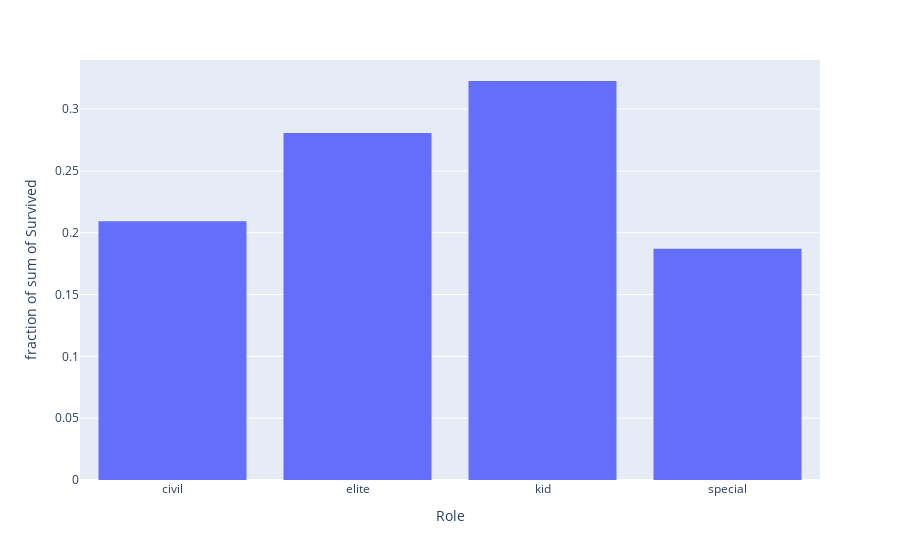

Source (notebook cell):
### Code cell
titanic.add_role_by_status()
survival_rates = titanic.df.groupby("Role").agg(Survived=('Survived', 'mean')).reset_index()
fig = px.histogram(survival_rates, x="Role", y="Survived", histnorm="probability")
fig.show()
# Розподіл показує, що діти та еліта мали більше шанс вижити

### Figure 1 — Plotly figure (JSON) as saved in the notebook; plotly's stock layout.template omitted (floating-point values rounded to 4 significant figures)
{"data": [{"bingroup": "x", "histfunc": "sum", "histnorm": "probability", "hovertemplate": "Role=%{x}<br>fraction of sum of Survived=%{y}<extra></extra>", "legendgroup": "", "marker": {"color": "#636efa", "pattern": {"shape": ""}}, "name": "", "orientation": "v", "showlegend": false, "type": "histogram", "x": ["civil", "elite", "kid", "special"], "xaxis": "x", "y": [0.373, 0.5, 0.575, 0.3333], "yaxis": "y"}], "layout": {"barmode": "relative", "legend": {"tracegroupgap": 0}, "margin": {"t": 60}, "xaxis": {"anchor": "y", "domain": [0, 1], "title": {"text": "Role"}}, "yaxis": {"anchor": "x", "domain": [0, 1], "title": {"text": "fraction of sum of Survived"}}}}
